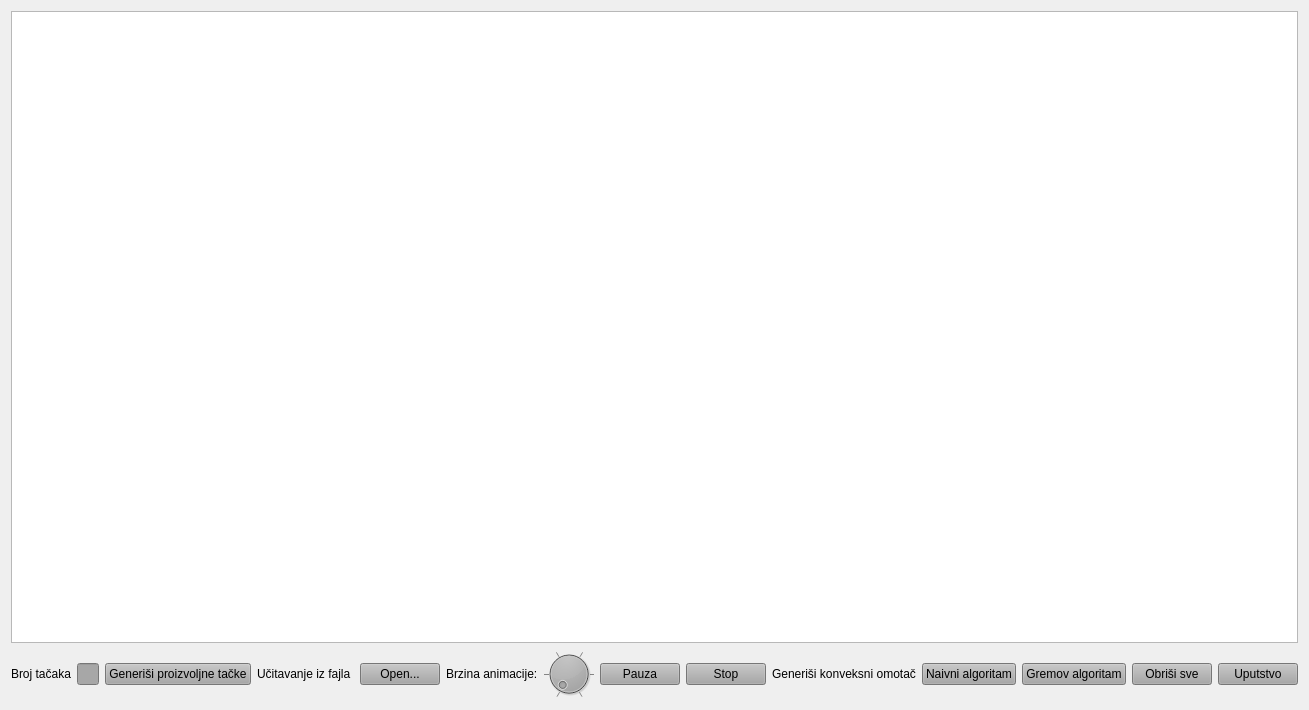
<?xml version="1.0" encoding="UTF-8"?>
<ui version="4.0">
 <class>Widget</class>
 <widget class="QWidget" name="Widget">
  <property name="geometry">
   <rect>
    <x>0</x>
    <y>0</y>
    <width>1174</width>
    <height>710</height>
   </rect>
  </property>
  <property name="windowTitle">
   <string>Konveksni omotač</string>
  </property>
  <property name="styleSheet">
   <string notr="true"/>
  </property>
  <layout class="QGridLayout" name="gridLayout">
   <item row="2" column="0">
    <layout class="QHBoxLayout" name="horizontalLayout">
     <item>
      <widget class="QLabel" name="label_2">
       <property name="text">
        <string>Broj tačaka</string>
       </property>
      </widget>
     </item>
     <item>
      <widget class="QLineEdit" name="brojTacaka">
       <property name="styleSheet">
        <string notr="true">background-color: rgb(167, 167, 167)</string>
       </property>
      </widget>
     </item>
     <item>
      <widget class="QPushButton" name="generisiTacke">
       <property name="styleSheet">
        <string notr="true">background-color: rgb(167, 167, 167)</string>
       </property>
       <property name="text">
        <string>Generiši proizvoljne tačke</string>
       </property>
      </widget>
     </item>
     <item>
      <spacer name="horizontalSpacer_2">
       <property name="orientation">
        <enum>Qt::Horizontal</enum>
       </property>
       <property name="sizeHint" stdset="0">
        <size>
         <width>40</width>
         <height>20</height>
        </size>
       </property>
      </spacer>
     </item>
     <item>
      <widget class="QLabel" name="label_4">
       <property name="text">
        <string>Učitavanje iz fajla </string>
       </property>
      </widget>
     </item>
     <item>
      <widget class="QPushButton" name="ucitavanjeFajla">
       <property name="styleSheet">
        <string notr="true">background-color: rgb(167, 167, 167)</string>
       </property>
       <property name="text">
        <string>Open...</string>
       </property>
      </widget>
     </item>
     <item>
      <widget class="QLabel" name="label_3">
       <property name="text">
        <string>Brzina animacije:</string>
       </property>
      </widget>
     </item>
     <item>
      <widget class="QDial" name="brzinaAnimacije">
       <property name="styleSheet">
        <string notr="true">background-color: rgb(107, 107, 107)</string>
       </property>
       <property name="minimum">
        <number>1</number>
       </property>
       <property name="maximum">
        <number>2000</number>
       </property>
       <property name="singleStep">
        <number>50</number>
       </property>
       <property name="pageStep">
        <number>50</number>
       </property>
       <property name="wrapping">
        <bool>false</bool>
       </property>
       <property name="notchesVisible">
        <bool>true</bool>
       </property>
      </widget>
     </item>
     <item>
      <widget class="QPushButton" name="pauzaNastavak">
       <property name="styleSheet">
        <string notr="true">background-color: rgb(167, 167, 167)</string>
       </property>
       <property name="text">
        <string>Pauza</string>
       </property>
      </widget>
     </item>
     <item>
      <widget class="QPushButton" name="stop">
       <property name="styleSheet">
        <string notr="true">background-color: rgb(167, 167, 167)</string>
       </property>
       <property name="text">
        <string>Stop</string>
       </property>
      </widget>
     </item>
     <item>
      <widget class="QLabel" name="label">
       <property name="text">
        <string>Generiši konveksni omotač</string>
       </property>
      </widget>
     </item>
     <item>
      <widget class="QPushButton" name="naivniAlgoritam">
       <property name="styleSheet">
        <string notr="true">background-color: rgb(167, 167, 167)</string>
       </property>
       <property name="text">
        <string>Naivni algoritam</string>
       </property>
      </widget>
     </item>
     <item>
      <widget class="QPushButton" name="gremovAlgoritam">
       <property name="styleSheet">
        <string notr="true">background-color: rgb(167, 167, 167)</string>
       </property>
       <property name="text">
        <string>Gremov algoritam</string>
       </property>
      </widget>
     </item>
     <item>
      <spacer name="horizontalSpacer_3">
       <property name="orientation">
        <enum>Qt::Horizontal</enum>
       </property>
       <property name="sizeHint" stdset="0">
        <size>
         <width>40</width>
         <height>20</height>
        </size>
       </property>
      </spacer>
     </item>
     <item>
      <widget class="QPushButton" name="obrisiSve">
       <property name="styleSheet">
        <string notr="true">background-color: rgb(167, 167, 167)</string>
       </property>
       <property name="text">
        <string>Obriši sve</string>
       </property>
      </widget>
     </item>
     <item>
      <widget class="QPushButton" name="uputstvo">
       <property name="styleSheet">
        <string notr="true">background-color: rgb(167, 167, 167)</string>
       </property>
       <property name="text">
        <string>Uputstvo</string>
       </property>
      </widget>
     </item>
    </layout>
   </item>
   <item row="0" column="0">
    <widget class="GraphView" name="graphicsView">
     <property name="backgroundBrush">
      <brush brushstyle="NoBrush">
       <color alpha="255">
        <red>255</red>
        <green>0</green>
        <blue>0</blue>
       </color>
      </brush>
     </property>
     <property name="foregroundBrush">
      <brush brushstyle="SolidPattern">
       <color alpha="0">
        <red>255</red>
        <green>255</green>
        <blue>255</blue>
       </color>
      </brush>
     </property>
    </widget>
   </item>
  </layout>
 </widget>
 <layoutdefault spacing="6" margin="11"/>
 <customwidgets>
  <customwidget>
   <class>GraphView</class>
   <extends>QGraphicsView</extends>
   <header location="global">graphview.h</header>
  </customwidget>
 </customwidgets>
 <resources/>
 <connections/>
</ui>
